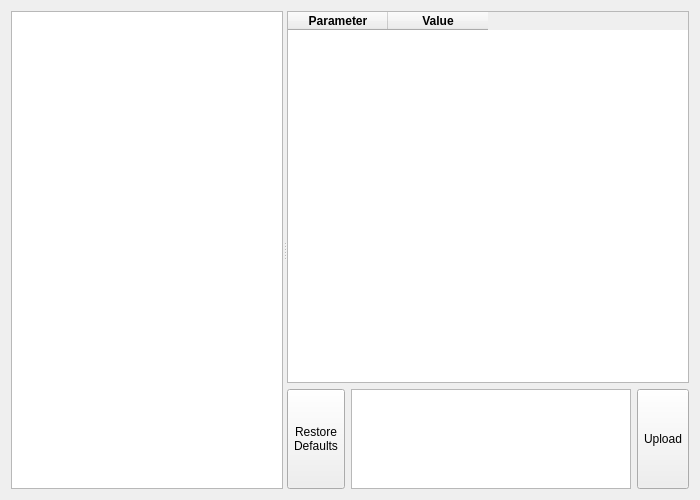
<?xml version="1.0" encoding="UTF-8"?>
<ui version="4.0">
 <class>PanelConfig</class>
 <widget class="QWidget" name="PanelConfig">
  <property name="geometry">
   <rect>
    <x>0</x>
    <y>0</y>
    <width>700</width>
    <height>500</height>
   </rect>
  </property>
  <property name="windowTitle">
   <string>Form</string>
  </property>
  <layout class="QGridLayout" name="gridLayout_2">
   <item row="0" column="0">
    <widget class="QSplitter" name="splitter">
     <property name="orientation">
      <enum>Qt::Horizontal</enum>
     </property>
     <widget class="QListWidget" name="configList">
      <property name="sizePolicy">
       <sizepolicy hsizetype="Expanding" vsizetype="Expanding">
        <horstretch>0</horstretch>
        <verstretch>0</verstretch>
       </sizepolicy>
      </property>
      <property name="minimumSize">
       <size>
        <width>0</width>
        <height>0</height>
       </size>
      </property>
      <property name="maximumSize">
       <size>
        <width>16777215</width>
        <height>16777215</height>
       </size>
      </property>
     </widget>
     <widget class="QFrame" name="frame">
      <property name="frameShape">
       <enum>QFrame::NoFrame</enum>
      </property>
      <property name="frameShadow">
       <enum>QFrame::Plain</enum>
      </property>
      <property name="lineWidth">
       <number>0</number>
      </property>
      <layout class="QGridLayout" name="gridLayout_3">
       <property name="leftMargin">
        <number>0</number>
       </property>
       <property name="topMargin">
        <number>0</number>
       </property>
       <property name="rightMargin">
        <number>0</number>
       </property>
       <property name="bottomMargin">
        <number>0</number>
       </property>
       <item row="0" column="0">
        <widget class="QTableWidget" name="configTable">
         <column>
          <property name="text">
           <string>Parameter</string>
          </property>
          <property name="font">
           <font>
            <weight>75</weight>
            <bold>true</bold>
           </font>
          </property>
         </column>
         <column>
          <property name="text">
           <string>Value</string>
          </property>
          <property name="font">
           <font>
            <weight>75</weight>
            <bold>true</bold>
           </font>
          </property>
         </column>
        </widget>
       </item>
       <item row="1" column="0">
        <widget class="QFrame" name="frame_2">
         <property name="frameShape">
          <enum>QFrame::NoFrame</enum>
         </property>
         <property name="frameShadow">
          <enum>QFrame::Raised</enum>
         </property>
         <layout class="QGridLayout" name="gridLayout">
          <property name="leftMargin">
           <number>0</number>
          </property>
          <property name="topMargin">
           <number>0</number>
          </property>
          <property name="rightMargin">
           <number>0</number>
          </property>
          <property name="bottomMargin">
           <number>0</number>
          </property>
          <item row="0" column="0">
           <layout class="QGridLayout" name="gridLayout_4">
            <property name="bottomMargin">
             <number>0</number>
            </property>
            <property name="verticalSpacing">
             <number>0</number>
            </property>
            <item row="0" column="2">
             <widget class="QToolButton" name="uploadButton">
              <property name="sizePolicy">
               <sizepolicy hsizetype="Minimum" vsizetype="Fixed">
                <horstretch>0</horstretch>
                <verstretch>0</verstretch>
               </sizepolicy>
              </property>
              <property name="maximumSize">
               <size>
                <width>16777215</width>
                <height>100</height>
               </size>
              </property>
              <property name="text">
               <string>Upload</string>
              </property>
              <property name="icon">
               <iconset resource="../../commuicator.qrc">
                <normaloff>:/images/resources/AQupload.svg</normaloff>:/images/resources/AQupload.svg</iconset>
              </property>
              <property name="iconSize">
               <size>
                <width>50</width>
                <height>50</height>
               </size>
              </property>
              <property name="toolButtonStyle">
               <enum>Qt::ToolButtonTextUnderIcon</enum>
              </property>
             </widget>
            </item>
            <item row="0" column="1">
             <widget class="QTextBrowser" name="configDescription">
              <property name="sizePolicy">
               <sizepolicy hsizetype="Expanding" vsizetype="Fixed">
                <horstretch>0</horstretch>
                <verstretch>0</verstretch>
               </sizepolicy>
              </property>
              <property name="maximumSize">
               <size>
                <width>16777215</width>
                <height>100</height>
               </size>
              </property>
              <property name="frameShape">
               <enum>QFrame::StyledPanel</enum>
              </property>
             </widget>
            </item>
            <item row="0" column="0">
             <widget class="QToolButton" name="defaultButton">
              <property name="maximumSize">
               <size>
                <width>16777215</width>
                <height>100</height>
               </size>
              </property>
              <property name="text">
               <string>Restore
Defaults</string>
              </property>
              <property name="icon">
               <iconset resource="../../commuicator.qrc">
                <normaloff>:/images/resources/AQConfig.svg</normaloff>:/images/resources/AQConfig.svg</iconset>
              </property>
              <property name="iconSize">
               <size>
                <width>50</width>
                <height>50</height>
               </size>
              </property>
              <property name="toolButtonStyle">
               <enum>Qt::ToolButtonTextUnderIcon</enum>
              </property>
             </widget>
            </item>
           </layout>
          </item>
         </layout>
        </widget>
       </item>
      </layout>
     </widget>
    </widget>
   </item>
  </layout>
 </widget>
 <resources>
  <include location="../../commuicator.qrc"/>
 </resources>
 <connections/>
</ui>
